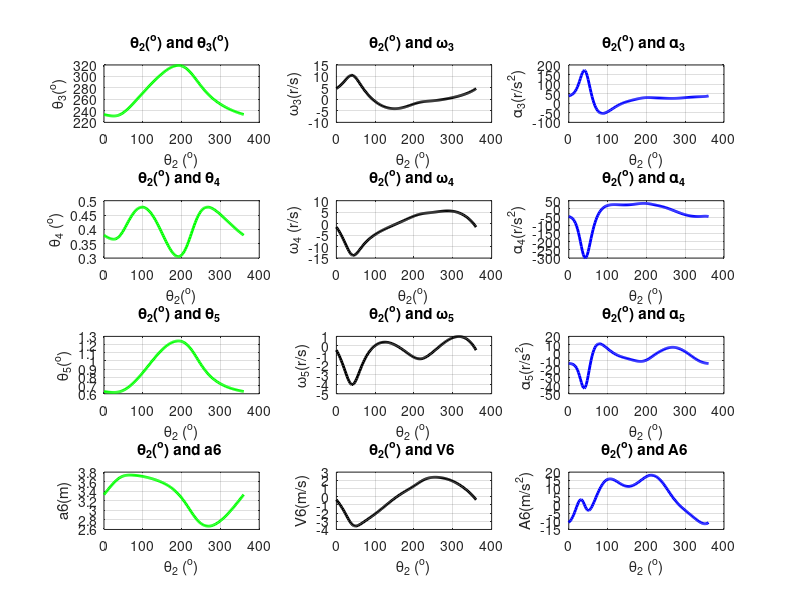

The MATLAB script that drew this image: (Note: this script raises an error after producing the figure.)
%CLEAR: Variables and command window in MATLAB

clc,clear
% INPUT: PHYSICAL PARAMETERS of MECHANISM (centemeter)
X=0.5493; a2=0.3; a3=0.6; a4=0.4394 ;a5=0.9558; Y=0.466;
% INPUT: Maximum Iteration Number Nmax
Nmax=100;
% INPUT: INITIAL GUESS VALUES for a6, th3, th4 and, th5 to respectively
x=[245*pi/180,305*pi/180,20*pi/180, 1.05];
% INPUT: ERROR TOLERANCE
xe=0.001*abs(x);
% INPUT: SYSTEM INPUTS (th2,w2,al2)
dth=5*pi/360;
th2=0*pi/180:dth:360*pi/180;

w2=8*ones(1,length(th2));
al2=0*ones(1,length(th2));
%----------------------------------------------
xe=transpose(abs(xe));
kerr=1; %If kerr=1, results are not converged
%% 
for k=1:1:length(th2);
 for n=1:Nmax
 %----------------------------------------------
 %Assign initial guess to unknowns

 th3(k)=x(1); th4(k)=x(2); 
 th5(k)=x(3);a6(k)=x(4);
 
 % INPUT: JACOBIAN Matrix
 J=zeros(4,4);
 J(1,1)=-a3*sin(th3(k));J(1,2)=-a4*sin(th4(k));
 J(2,1)=a3*cos(th3(k));J(2,2)=a4*cos(th4(k));
 J(3,4)=-1;J(3,2)=-a4*sin(th4(k));J(3,3)=-a5*sin(th5(k));
 J(4,2)=a4*cos(th4(k));J(4,3)=a5*cos(th5(k));
 % INPUT: Function f
 f=zeros(4,1);
 f(1,1)= -X - a2*cos(th2(k)) - a3*cos(th3(k)) - a4*cos(th4(k));
 f(2,1)= -Y - a2*sin(th2(k)) - a3*sin(th3(k)) - a4*sin(th4(k));
 f(3,1)= a6(k) - a5*cos(th5(k)) - a4*cos(th4(k));
 f(4,1)= -a5*sin(th5(k)) - a4*sin(th4(k));
 %----------------------------------------------
 eps=inv(J)*f;x=x+transpose(eps);
% if abs(eps)<xe
%  kerr=0;break
%  end
 end
%  if kerr==1
%  print('error')
%  end
 
 th3(k)=x(2); a6(k)=x(1);
 th4(k)=x(3);th5(k)=x(4);
 
 %---velocity---------------------------
 fv(1,1)=-w2(k)*a2.*sin(th2(k));
 fv(2,1)=-w2(k)*a2.*cos(th2(k));
 fv(3,1)=0;
 fv(4,1)=0;
 vel=inv(J)*fv;
 w3(k)=vel(1);w4(k)=vel(2);
 w5(k)=vel(3);V6(k)=vel(4);
%---acceleration---------------------------
 fa(1,1)=-al2(k)*a2*sin(th2(k))-w2(k)^2*a2*cos(th2(k)) - w3(k)^2*a3*cos(th3(k)) - w4(k)^2 *a4*cos(th4(k));
 fa(2,1)= -al2(k)*a2*cos(th2(k)) + w2(k)^2*a2*sin(th2(k)) +w3(k)^2*a3*sin(th3(k)) + w4(k)^2*a4*sin(th4(k));
 fa(3,1)=-w4(k)^2*a4*cos(th4(k))- a5*w5(k)^2*cos(th5(k));
 fa(4,1)= w4(k)^2*a4*sin(th4(k))+ a5*w5(k)^2*sin(th5(k));
 acc=inv(J)*fa;
 al3(k)=acc(1);al4(k)=acc(2);
 al5(k)=acc(3);A6(k)=acc(4);
end
% Angle: radian --> degree
th2d=th2*180/pi;
th3d=th3*180/pi;
th4d=th4*180/pi;
th5d=th5*180/pi;

%--------GRAPHINGS---------------
figure(1),

subplot(4,3,1),plot(th2d,th3d,'g','linewidth',2),xlabel('\theta_2 (^o)'),ylabel('\theta_3(^o)'), title('\theta_2(^o) and \theta_3(^o) '), grid on;
subplot(4,3,2),plot(th2d,w3,'k','linewidth',2),xlabel('\theta_2 (^o)'),ylabel('\omega_3(r/s)'),title('\theta_2(^o) and \omega_3 '),grid on;
subplot(4,3,3),plot(th2d,al3,'b','linewidth',2),xlabel('\theta_2 (^o)'),ylabel('\alpha_3(r/s^2)'),title('\theta_2(^o) and \alpha_3 '),grid on;


subplot(4,3,4),plot(th2d,th4,'g','linewidth',2),xlabel('\theta_2(^o)'),ylabel('\theta_4 (^o)'),title('\theta_2(^o) and \theta_4 '),grid on;
subplot(4,3,5),plot(th2d,w4,'k','linewidth',2),xlabel('\theta_2(^o)'),ylabel('\omega_4 (r/s)'),title('\theta_2(^o) and \omega_4 '),grid on;
subplot(4,3,6),plot(th2d,al4,'b','linewidth',2),xlabel('\theta_2 (^o)'),ylabel('\alpha_4(r/s^2)'),title('\theta_2(^o) and \alpha_4 '),grid on;


subplot(4,3,7),plot(th2d,th5,'g','linewidth',2),xlabel('\theta_2 (^o)'),ylabel('\theta_5(^o)'),title('\theta_2(^o) and \theta_5 '),grid on;
subplot(4,3,8),plot(th2d,w5,'k','linewidth',2),xlabel('\theta_2 (^o)'),ylabel('\omega_5(r/s)'),title('\theta_2(^o) and \omega_5 '),grid on;
subplot(4,3,9),plot(th2d,al5,'b','linewidth',2),xlabel('\theta_2 (^o)'),ylabel('\alpha_5(r/s^2)'),title('\theta_2(^o) and \alpha_5 '),grid on;


subplot(4,3,10),plot(th2d,a6,'g','linewidth',2),xlabel('\theta_2 (^o)'),ylabel('a6(m)'),title('\theta_2(^o) and a6 '),grid on;
subplot(4,3,11),plot(th2d,V6,'k','linewidth',2),xlabel('\theta_2 (^o)'),ylabel('V6(m/s)'),title('\theta_2(^o) and V6 '),grid on;
subplot(4,3,12),plot(th2d,A6,'b','linewidth',2),xlabel('\theta_2 (^o)'),ylabel('A6(m/s^2)'),title('\theta_2(^o) and A6 '),grid on;


sgtitle('YOSEPH TEKLE GEBRA ID-NO....20018508134')
